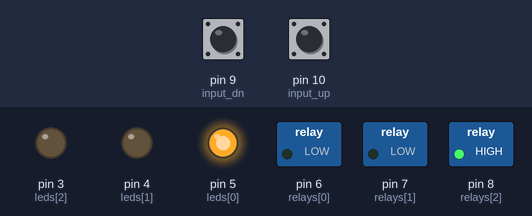
Bench run of a sketch on a simulated Arduino Uno, built with avr-gcc and run on an emulated ATmega328P. On the bench: switched loads named in the sketch (green lamp = pin HIGH), output pins drawn as LEDs (lit = HIGH). The test bench sets the inputs (shaded band); at power-on: pin 9 (input_dn) HIGH, pin 10 (input_up) HIGH.

Above: at 1.2 s.
1.3 s: pin 9 (input_dn) pulled LOW for 0.15 s
At 2.4 s:
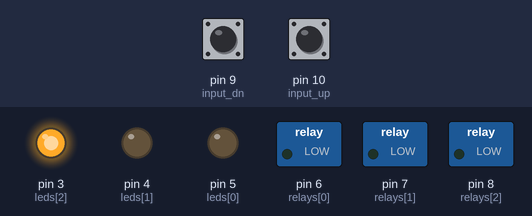
2.9 s: pin 9 (input_dn) pulled LOW for 1 s
At 3.6 s:
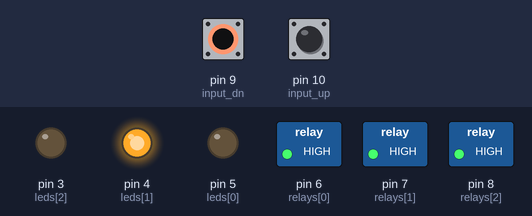
5.4 s: pin 9 (input_dn) pulled LOW for 3.2 s
At 6.7 s:
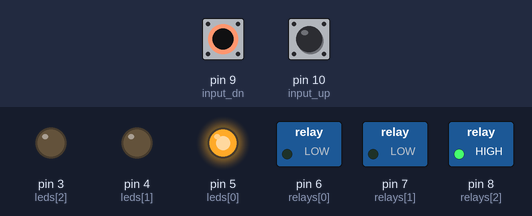
10.1 s: pin 10 (input_up) pulled LOW for 0.15 s
At 11.5 s:
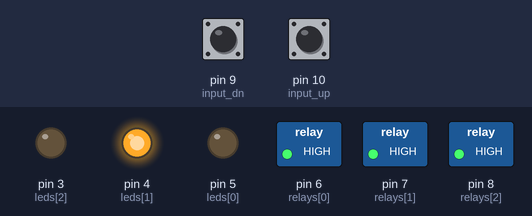
Timing chart, 0 to 12.7 s (numbered marks = the images above; inputs shaded):
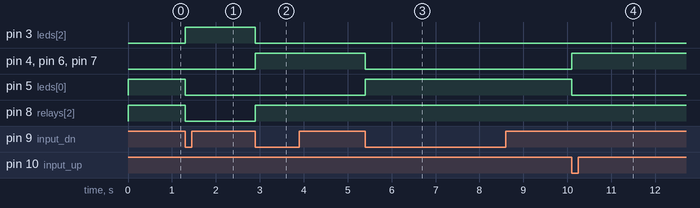

The sketch:

pedal-controller-afi-attiny84.ino
```cpp
int input_up = 10;
int input_dn = 9;

#define MODES_LENGTH 3
#define RELAYS_LENGTH 3

int relays[RELAYS_LENGTH] = {6, 7, 8};
int leds[MODES_LENGTH] = {5, 4, 3};

int modes[MODES_LENGTH][RELAYS_LENGTH] = {
  {LOW, LOW, HIGH}, // clean
  {HIGH, HIGH, HIGH}, // crunch
  {LOW, LOW, LOW}   // solo
};

int mode;


void setup() {
  //Serial.begin(9600);
  pinMode(input_up, INPUT_PULLUP);
  pinMode(input_dn, INPUT_PULLUP);
  for (int i = 0; i < RELAYS_LENGTH; i++) {
    pinMode(relays[i], OUTPUT);
  }
  for (int i = 0; i < MODES_LENGTH; i++) {
    pinMode(leds[i], OUTPUT);
  }
  mode = 0;
  set_mode(mode);
}


void set_mode(int mode) {
  // write relay pins
  for (int i = 0; i < RELAYS_LENGTH; i++) {
    //Serial.print(modes[mode][i]);
    digitalWrite(relays[i], modes[mode][i]);
  }
  // write led pins
  for (int i = 0; i < MODES_LENGTH; i++) {
    //Serial.print(modes[mode][i]);
    digitalWrite(leds[i], LOW);
  }
  digitalWrite(leds[mode], HIGH);
}

int input_up_state_last = HIGH, input_up_state, input_dn_state_last = HIGH, input_dn_state;
void loop() {
  // read the pushbuttons input pins
  input_up_state = digitalRead(input_up);
  input_dn_state = digitalRead(input_dn);
  if (input_up_state != input_up_state_last and input_up_state == LOW) {
    //Serial.println("UP pushed");
    mode++;
    mode = mode % (MODES_LENGTH);
    set_mode(mode);
  }
  if (input_dn_state != input_dn_state_last and input_dn_state == LOW) {
    //Serial.println("DOWN pushed");
    mode--;
    if (mode < 0) mode = MODES_LENGTH - 1;
    set_mode(mode);
  }
  input_up_state_last = input_up_state;
  input_dn_state_last = input_dn_state;
}
```

Measured:
- after the input at 1.3 s, pin 3 (leds[2]): LOW → HIGH at once; pin 5 (leds[0]), pin 8 (relays[2]): HIGH → LOW at once
- after the input at 2.9 s, pin 3 (leds[2]): HIGH → LOW at once; pin 4 (leds[1]), pin 6 (relays[0]), pin 7 (relays[1]), pin 8 (relays[2]): LOW → HIGH at once
- after the input at 5.4 s, pin 4 (leds[1]), pin 6 (relays[0]), pin 7 (relays[1]): HIGH → LOW at once; pin 5 (leds[0]): LOW → HIGH at once
- after the input at 10.1 s, pin 4 (leds[1]), pin 6 (relays[0]), pin 7 (relays[1]): LOW → HIGH at once; pin 5 (leds[0]): HIGH → LOW at once
